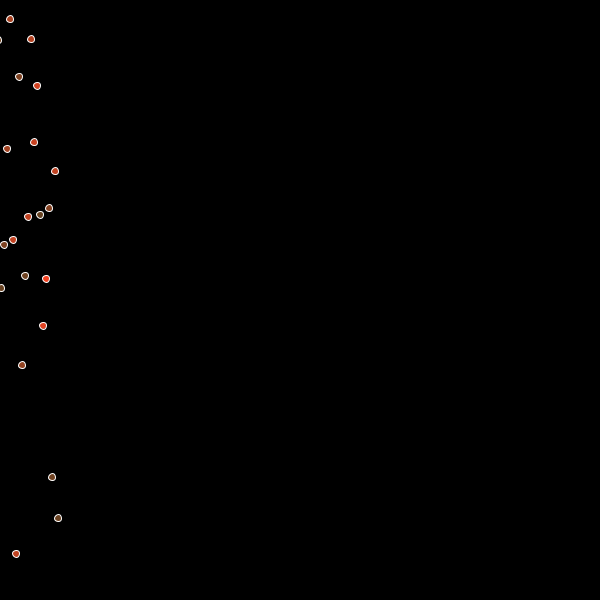
Frame 1 (no input)
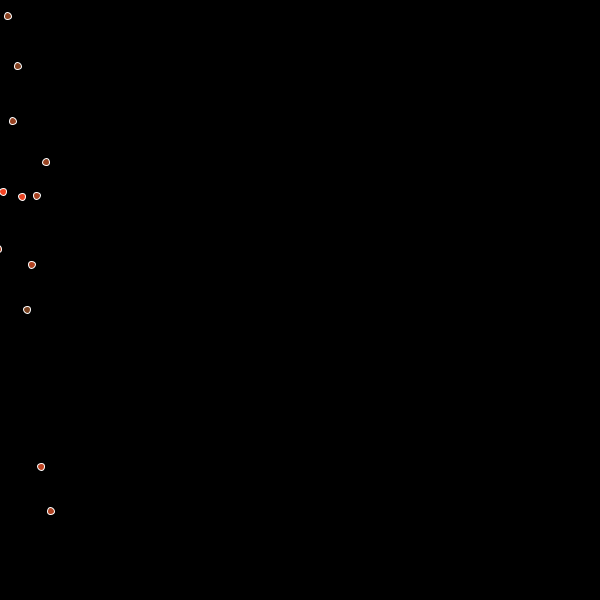
Frame 60 (the mouse pressed at the canvas centre just before this capture)
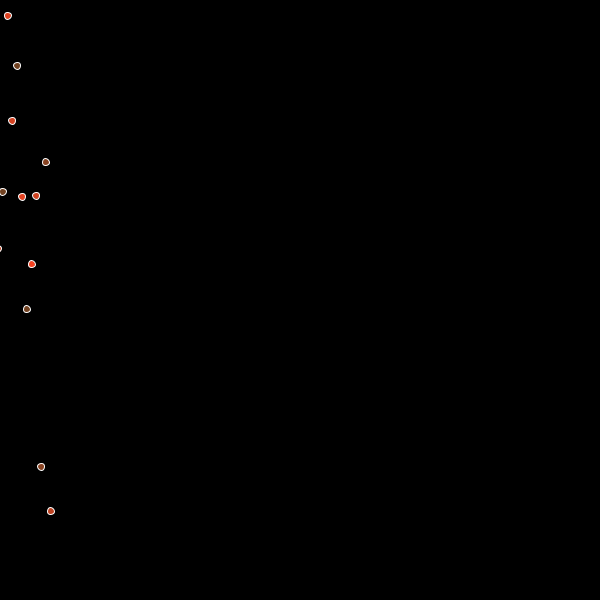
Frame 120 (the mouse held since frame 60 and released just before this capture)

The Processing sketch that drew these frames (run headless with seeded random() and noise(); from frame 60 on, the mouse is pressed at the canvas centre):

// Processing sketch: processing_6365
// ── processing_6365.pde

follower[] a ;
   int j = 2;
   int g = 233;
   int v = 1;
   int d = 6;
   
   
void setup()
{
 size(600,600); 
 smooth();
 stroke(255);
  
  
 a = new follower[3400];
 for(int i=0; i<3400; i++)
 { 
   g = g + 3;
   v = v + 1;
   a[i] = new follower();
   a[i].x =  width/2-g;
   a[i].y =  height/2+random(-g,g); 
   a[i].d = d +1 ;
   a[i].v = v;   
   
 } 

  
}


void draw()
{
 
  background(0);
  
  for(int i=2; i<a.length; i++) 
    {
     a[i].exist();
     a[i].motion();
  
    }
    a[1].x = mouseX;
    a[1].y = mouseY;
} 

class follower
{
  float x, y;
  int d, v, c;
  
  
  void exist()
  {
    fill(random(100,253),66,33);
    ellipse(x,y,d,d);
  }
  
  void motion()
  {
    x += ( mouseX - width/2  ) * 0.0001 * v;
    y += ( mouseY - height/2 ) * 0.0001 * v;
  }  
  
  
}  
